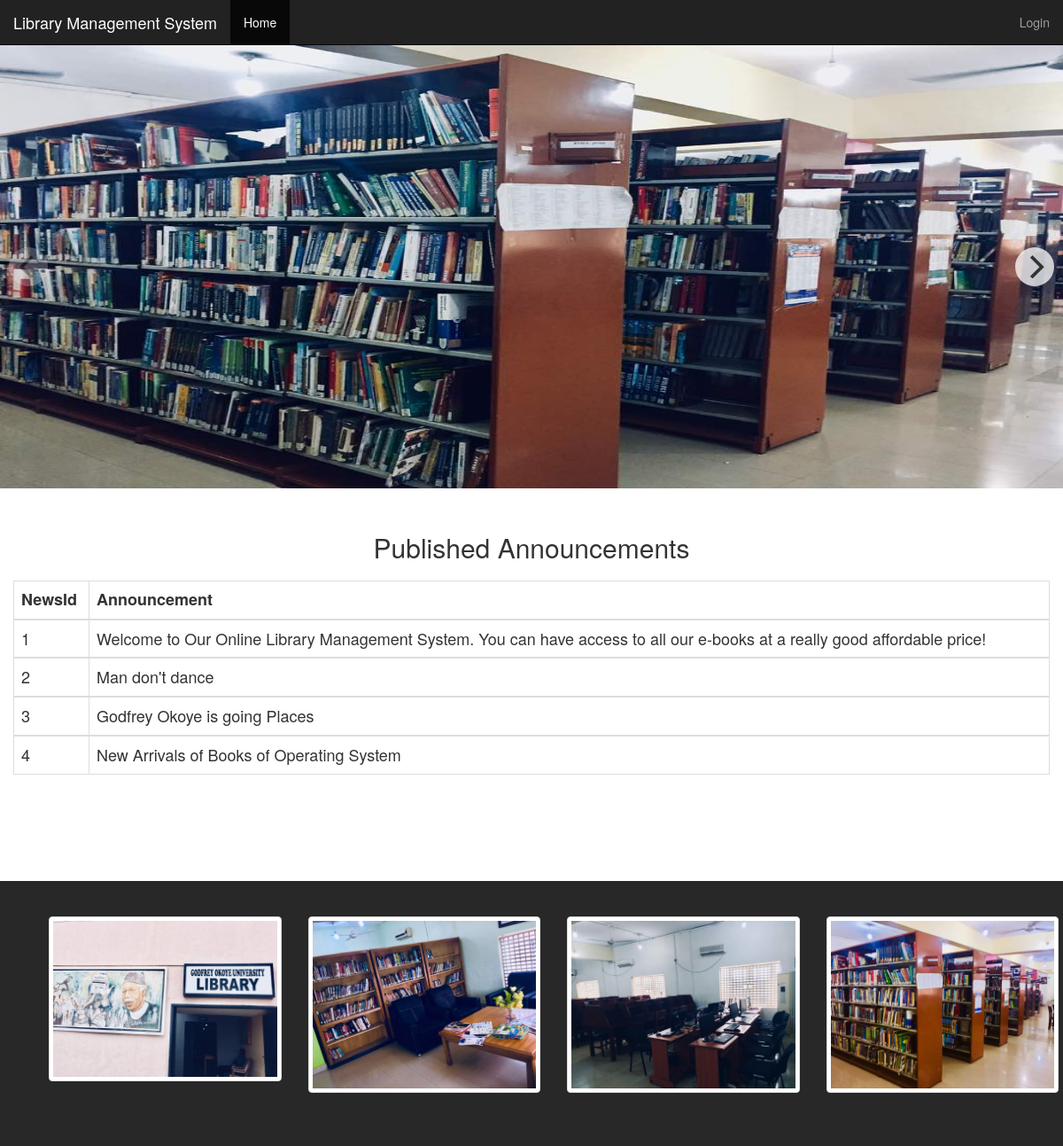
The page / on the database its author committed.
### tables this page shows
CREATE TABLE `news` (
  `newsId` int(11) NOT NULL,
  `announcement` text NOT NULL
);

### index.php (the view, shortened to what this page needs)
<?php
require 'includes/db-inc.php';
 include "includes/header.php";
  ?>
<!DOCTYPE html>
<html>
<head>
	<link rel="stylesheet" type="text/css" href="css/bootstrap.css">
	<link rel="stylesheet" type="text/css" href="font-awesome-4.7.0/css/font-awesome.css">
	<link rel="stylesheet" type="text/css" href="css/style.css">
	<link rel="stylesheet" type="text/css" href="flickity/flickity.css">
</head>
<body>
<div class="container">
	<nav class="navbar navbar-inverse navbar-fixed-top">
		<div class="container-fluid">
			<div class="navbar-header">
				<a class="navbar-brand" href="#">Library Management System</a>
			</div>
			<div class="collapse navbar-collapse" id="bs-example">
				<ul class="nav navbar-nav">
					<li class="active"><a href="#">Home</a></li>
				</ul>
				<ul class="nav navbar-nav navbar-right">
					<li><a href="login.php">Login</a></li>
				</ul>
			</div>
		</div>
	</nav>
</div>
		<div class="container-fluid slide">
	  		<div class="slider">
					<div class="carousel" data-flickity='{ "autoPlay": true }'; >
						  <div class="carousel-cell" auto-play >
						  	<img src="ify/1.jpeg">
						  </div>
					</div>
	  		</div>
		</div>
		<div class="container slide2">
			  <div class="panel-heading">
		  	<div class="row">
		  		<h3 class="center-block" style="font-size: 30px;">Published Announcements</h3>
			</div>
		  </div>
		  <table class="table table-bordered" style="font-size: 18px;">
      		<thead>
                <tr>
                    <th>NewsId</th>
                         <th>Announcement</th>
                </tr>
          </thead>
           <?php
          $sql2 = "SELECT * from news";
      $query2 = mysqli_query($conn, $sql2);
      $counter = 1;
      while ($row = mysqli_fetch_array($query2)) {  ?>
        <tbody >
          <td><?php echo $counter++; ?></td>
          <td><?php echo $row['announcement']; ?></td>
        </tbody>
     <?php }
           ?>
		   </table>
	  </div>
		<div class="container-fluid slide3" style="background-color: #282828">
			<div class="container">
				<div class="row">
				<div class="col-lg-3 col-md-3 col-sm-6 col-xs-12">
					<a href="#" class="thumbnail">
						<img src="ify/9.jpeg">
					</a>
				</div>
				<div class="col-lg-3 col-md-3 col-sm-6 col-xs-12">
					<a href="#" class="thumbnail">
						<img src="ify/6.jpeg">
					</a>
				</div>
				<div class="col-lg-3 col-md-3 col-sm-6 col-xs-12">
					<a href="#" class="thumbnail">
						<img src="ify/7.jpeg">
					</a>
				</div>
				<div class="col-lg-3 col-md-3 col-sm-6 col-xs-12">
					<a href="#" class="thumbnail">
						<img src="ify/8.jpeg">
					</a>
				</div>
			</div>
			</div>
		</div>
</body>
</html>

### includes/header.php (shortened to what this page needs)
<!DOCTYPE html>
<html>
<head>
    <link rel="stylesheet" type="text/css" href="css/bootstrap.css">
    <link rel="stylesheet" type="text/css" href="font-awesome-4.7.0/css/font-awesome.css">
    <link rel="stylesheet" type="text/css" href="css/style.css">
    <link rel="stylesheet" type="text/css" href="flickity/flickity.css">
    <link rel="stylesheet" type="text/css" href="css/sweetalert.css">
</head>
<body>

### css/style.css (style rules this page uses)
body { overflow-x: hidden; }
.slide { margin-top: 51px; padding: 0; }
.slide3 { margin-top: 100px; padding: 40px; }
.slide img { background-position: center; width: 100%; height: 500px; }
.slide2 { margin-top: 20px; padding: 0; }
.carousel-cell { width: 100%; counter-increment: carousel-cell; }
.center-block { text-align: center; }

### flickity/flickity.css (style rules this page uses)
.flickity-enabled { position: relative; }
.flickity-enabled.is-draggable { -webkit-tap-highlight-color: transparent; tap-highlight-color: transparent; -webkit-user-select: none; -moz-user-select: none; -ms-user-select: none; user-select: none; }

### rows shown on the page
news: announcement "Welcome to Our Online Library Management System. You can have access to all our e-books at a really good affordable price!"
news: announcement "Man don't dance"
news: announcement "Godfrey Okoye is going Places"
news: announcement "New Arrivals of Books of Operating System"
